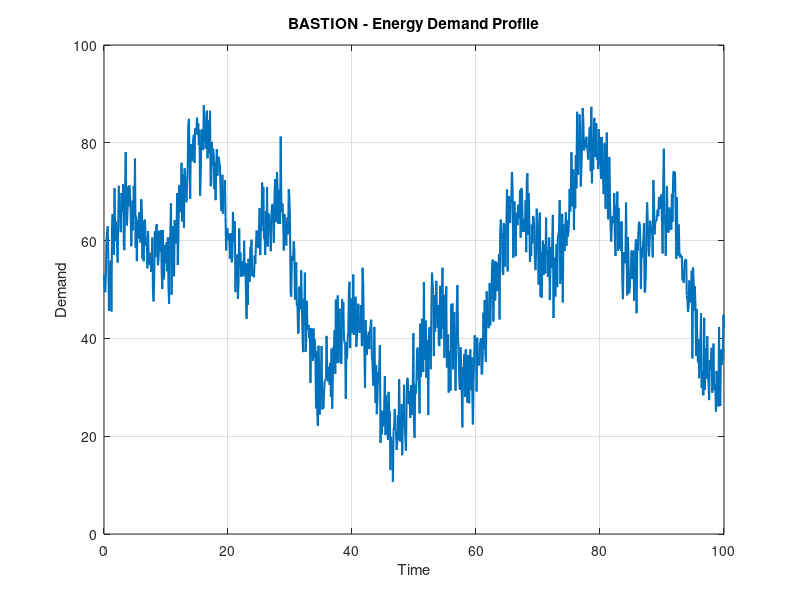

Here is the MATLAB script that generated this plot: (Note: this script raises an error after producing the figure.)
%% BASTION V1
% AI-Assisted Predictive Energy Management for SMES

clc;
clear;
close all;

%% Generate Synthetic Demand Profile

t = 0:0.1:100;

load_profile = 50 ...
             + 20*sin(0.1*t) ...
             + 10*sin(0.5*t) ...
             + 5*randn(size(t));

%% Plot Demand Profile

figure;
plot(t, load_profile, 'LineWidth', 1.5);
xlabel('Time');
ylabel('Demand');
title('BASTION - Energy Demand Profile');
grid on;

%% Create Training Dataset

X = load_profile(1:end-1)';
Y = load_profile(2:end)';

%% Train Ensemble Regression Model

mdl = fitrensemble(X,Y);

%% Predict Demand

Y_pred = predict(mdl,X);

%% Plot Actual vs Predicted

figure;
plot(Y,'LineWidth',1.5);
hold on;
plot(Y_pred,'LineWidth',1.5);

xlabel('Sample Number');
ylabel('Demand');
title('BASTION - Ensemble Demand Prediction');

legend('Actual Demand','Predicted Demand');
grid on;

%% Error Metrics

MAE = mean(abs(Y - Y_pred));
RMSE = sqrt(mean((Y - Y_pred).^2));

fprintf('MAE  = %.4f\n',MAE);
fprintf('RMSE = %.4f\n',RMSE);

%% Save Model

save('bastion_model.mat','mdl');

disp('BASTION predictor saved successfully.');
